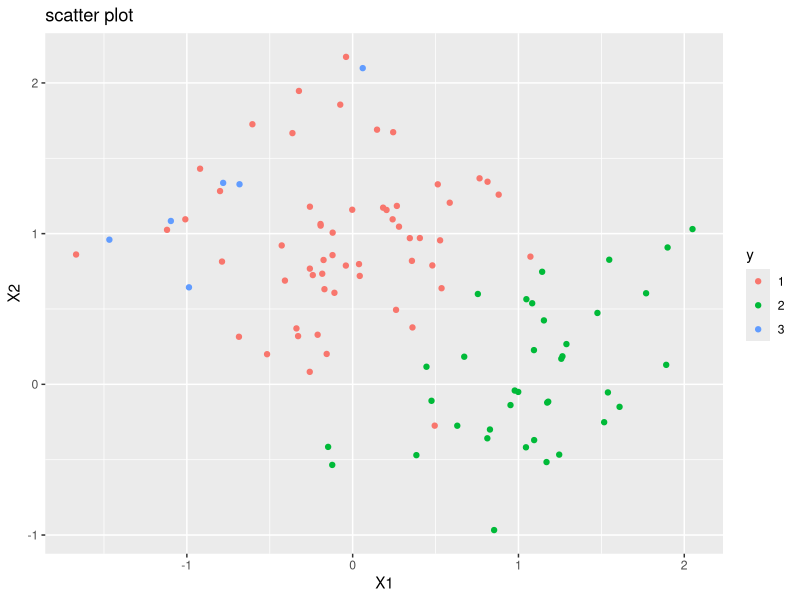
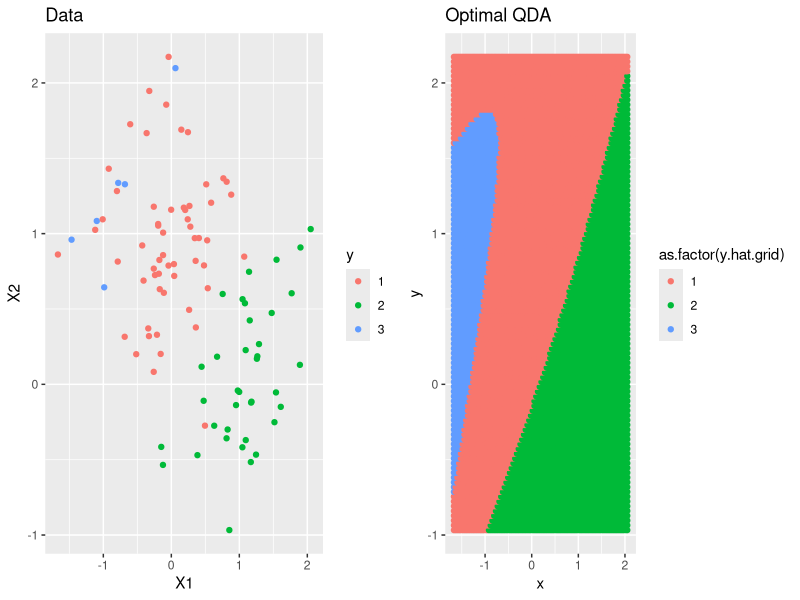
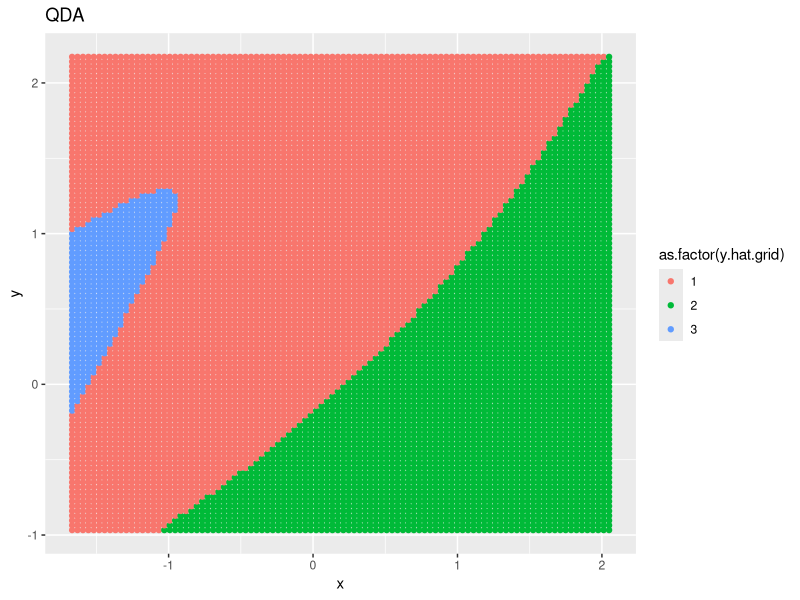
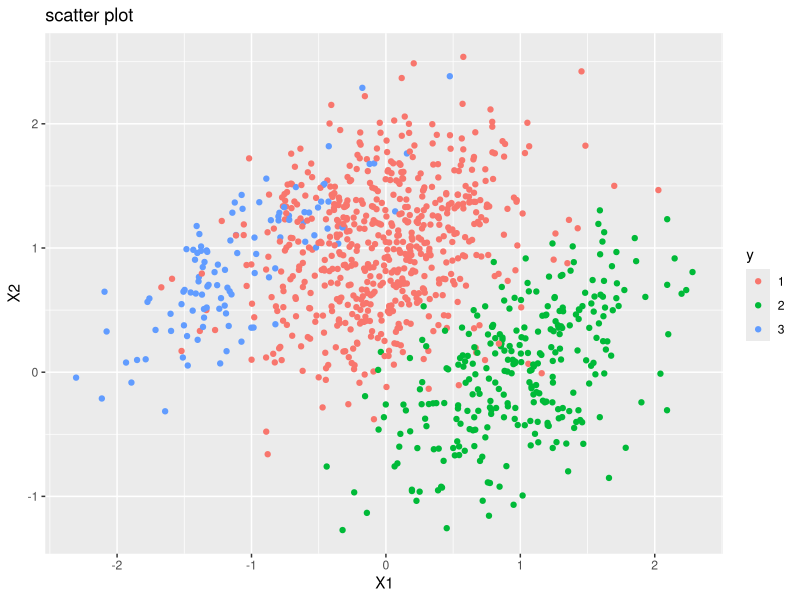
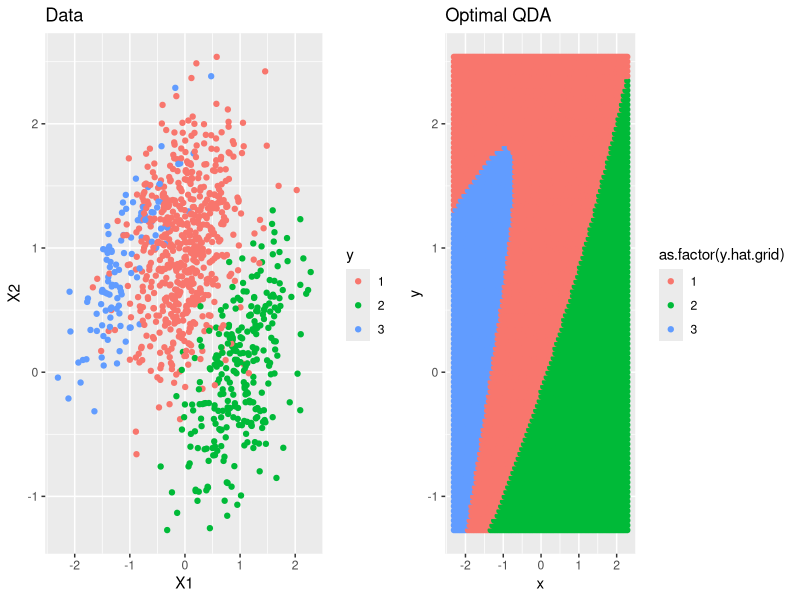
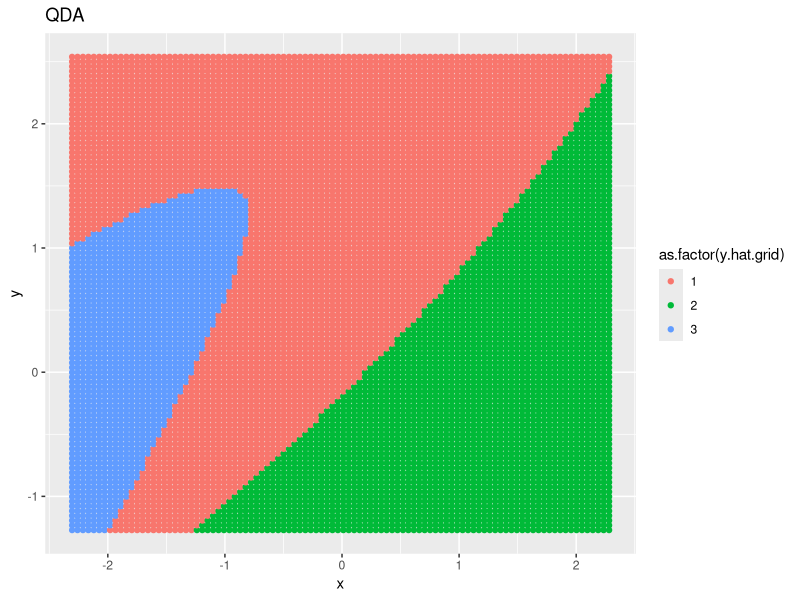

These charts were generated, in order, by the following R code:
library(ggplot2) 
library(dplyr) 
library(gridExtra) 
set.seed(1)
library(MASS)

#####Part C#####
# generate data
n          =     100
p          =     2
X          =     matrix(ncol = p, nrow = n)

p1         =     0.6
p2        =    .3
p3        =     .1

rho1         =     0.25
rho2        =    .5
rho3        =     .75
o         =     0.5

C1         =     o^2 * matrix(c(1, rho1, rho1, 1), nrow = 2)
C2         =     o^2 * matrix(c(1, rho2, rho2, 1), nrow = 2)
C3         =     o^2 * matrix(c(1, rho3, rho3, 1), nrow = 2)

mu1        =     c(0,1)
mu2        =     c(1,0)
mu3        =     c(-1,1)


# Data generating process
y          =     as.factor(sample(3, n, replace = TRUE, prob = c(p1,p2,p3)))
for (i in 1:n){
  mu     =     (y[i]==1)*mu1 + (y[i]==2)*mu2 + (y[i]==3)*mu3
  C      =     (y[i]==1)*C1 + (y[i]==2)*C2 + (y[i]==3)*C3
  X[i,]  =     mvrnorm(1, mu, C)
}

dataf     =     data.frame(y, X)
plot1     =     ggplot(dataf, aes(x=X1, y=X2, colour=y))+geom_point()+ggtitle("scatter plot")
grid.arrange(plot1, nrow =1)

########Part D############
# separate the features corresponding to 1, 2, and 3
n1        =   sum(y==1)
n2        =   sum(y==2)
n3        =   sum(y==3)
X1        =   X[y==1,]
X2        =   X[y==2,]
X3        =   X[y==3,]
mu1.hat   =   colMeans(X1)
mu2.hat   =   colMeans(X2)
mu3.hat   =   colMeans(X3)
p1.hat    =   n1/n
p2.hat    =   n2/n
p3.hat    =   n3/n


X.grid     =     data.matrix(expand.grid(x=seq(from = min(X[,1]), to =  max(X[,1]), length.out = 100),
                                         y=seq(from = min(X[,2]), to =  max(X[,2]), length.out = 100)))

qda_discrim = function(x_, mu_, cov_, p_) {
  d = -0.5 * t(x_ - mu_) %*% solve(cov_) %*% (x_ - mu_) - 0.5 * log( det(cov_) )  + log(p_)
  return(d)
}

#results of discriminant function stored as d1, d2, d3 where di = results of function

d1 = apply(X.grid, 1, qda_discrim, mu_ = mu1, cov_ = C1, p_=.6)
d2 = apply(X.grid, 1, qda_discrim, mu_ = mu2, cov_ = C2, p_=.3)
d3 = apply(X.grid, 1, qda_discrim, mu_ = mu3, cov_ = C3, p_=.1)

y.hat.grid = ifelse((d1>d2) & (d1>d3), 1, ifelse((d2>d1) & (d2>d3), 2, 3))

dataff     =     data.frame(X.grid, y.hat.grid)
dataf      =     data.frame(y, X)

p1         =     ggplot(dataf, aes(x=X1, y=X2, colour=y))+geom_point()+ggtitle("Data")
p2         =     ggplot(dataff, aes(x=x, y=y, colour=as.factor(y.hat.grid)))+geom_point()+scale_color_discrete()+ggtitle("Optimal QDA")
grid.arrange(p1,  p2, nrow =1) 

#### Part E ##############

d1 = apply(X.grid, 1, qda_discrim, mu_ = mu1.hat, cov_ = cov(X1), p_=p1.hat)
d2 = apply(X.grid, 1, qda_discrim, mu_ = mu2.hat, cov_ = cov(X2), p_=p2.hat)
d3 = apply(X.grid, 1, qda_discrim, mu_ = mu3.hat, cov_ = cov(X3), p_=p3.hat)

y.hat.grid = ifelse((d1>d2) & (d1>d3), 1, ifelse((d2>d1) & (d2>d3), 2, 3))

dataff     =     data.frame(X.grid, y.hat.grid)

ggplot(dataff, aes(x=x, y=y, colour=as.factor(y.hat.grid)))+geom_point()+scale_color_discrete()+ggtitle("QDA")

#### Part F1 ###############
# generate data
n          =     1000
p          =     2
X          =     matrix(ncol = p, nrow = n)

p1         =     0.6
p2        =    .3
p3        =     .1

rho1         =     0.25
rho2        =    .5
rho3        =     .75
o         =     0.5

C1         =     o^2 * matrix(c(1, rho1, rho1, 1), nrow = 2)
C2         =     o^2 * matrix(c(1, rho2, rho2, 1), nrow = 2)
C3         =     o^2 * matrix(c(1, rho3, rho3, 1), nrow = 2)

mu1        =     c(0,1)
mu2        =     c(1,0)
mu3        =     c(-1,1)


# Data generating process
y          =     as.factor(sample(3, n, replace = TRUE, prob = c(p1,p2,p3)))
for (i in 1:n){
  mu     =     (y[i]==1)*mu1 + (y[i]==2)*mu2 + (y[i]==3)*mu3
  C      =     (y[i]==1)*C1 + (y[i]==2)*C2 + (y[i]==3)*C3
  X[i,]  =     mvrnorm(1, mu, C)
}

dataf     =     data.frame(y, X)
plot1     =     ggplot(dataf, aes(x=X1, y=X2, colour=y))+geom_point()+ggtitle("scatter plot")
grid.arrange(plot1, nrow =1)
n1        =   sum(y==1)
n2        =   sum(y==2)
n3        =   sum(y==3)
X1        =   X[y==1,]
X2        =   X[y==2,]
X3        =   X[y==3,]
mu1.hat   =   colMeans(X1)
mu2.hat   =   colMeans(X2)
mu3.hat   =   colMeans(X3)
p1.hat    =   n1/n
p2.hat    =   n2/n
p3.hat    =   n3/n


X.grid     =     data.matrix(expand.grid(x=seq(from = min(X[,1]), to =  max(X[,1]), length.out = 100),
                                         y=seq(from = min(X[,2]), to =  max(X[,2]), length.out = 100)))

#results of discriminant function stored as d1, d2, d3 where di = results of function

#### Part F2 ##############

d1 = apply(X.grid, 1, qda_discrim, mu_ = mu1, cov_ = C1, p_=.6)
d2 = apply(X.grid, 1, qda_discrim, mu_ = mu2, cov_ = C2, p_=.3)
d3 = apply(X.grid, 1, qda_discrim, mu_ = mu3, cov_ = C3, p_=.1)

y.hat.grid = ifelse((d1>d2) & (d1>d3), 1, ifelse((d2>d1) & (d2>d3), 2, 3))

dataff     =     data.frame(X.grid, y.hat.grid)
dataf      =     data.frame(y, X)

p1         =     ggplot(dataf, aes(x=X1, y=X2, colour=y))+geom_point()+ggtitle("Data")
p2         =     ggplot(dataff, aes(x=x, y=y, colour=as.factor(y.hat.grid)))+geom_point()+scale_color_discrete()+ggtitle("Optimal QDA")
grid.arrange(p1,  p2, nrow =1) 

#### Part F3 ##############

d1 = apply(X.grid, 1, qda_discrim, mu_ = mu1.hat, cov_ = cov(X1), p_=p1.hat)
d2 = apply(X.grid, 1, qda_discrim, mu_ = mu2.hat, cov_ = cov(X2), p_=p2.hat)
d3 = apply(X.grid, 1, qda_discrim, mu_ = mu3.hat, cov_ = cov(X3), p_=p3.hat)

y.hat.grid = ifelse((d1>d2) & (d1>d3), 1, ifelse((d2>d1) & (d2>d3), 2, 3))

dataff     =     data.frame(X.grid, y.hat.grid)

ggplot(dataff, aes(x=x, y=y, colour=as.factor(y.hat.grid)))+geom_point()+scale_color_discrete()+ggtitle("QDA")
